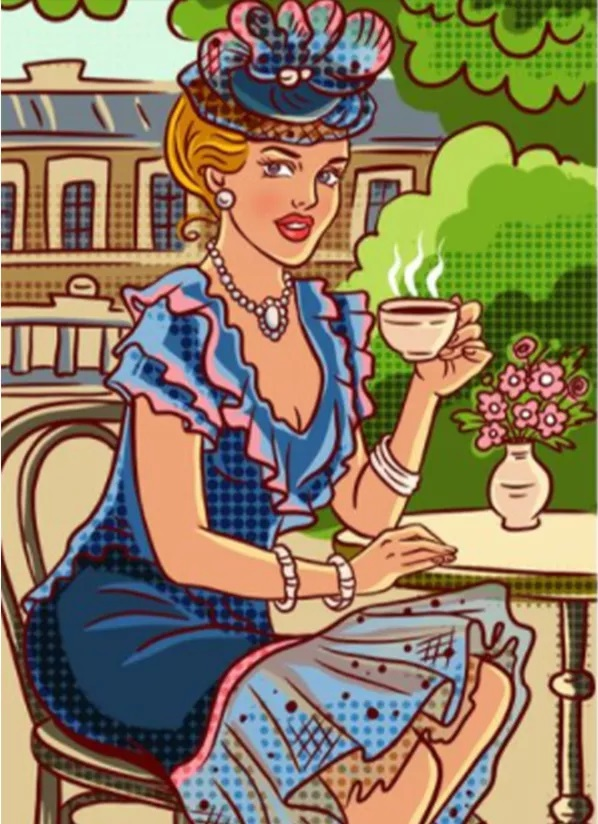
#> input picture p1.jpg, 598 x 824 px
$ python 01.py
#> lines starting #> are read from the running program, lines starting #| are printed output that depends on the picture
from PIL import Image, ImageChops

p1 = Image.open("p1.jpg")
#> p1 is the input picture: PIL image 598x824 RGB; mean R, G, B 140.1, 124.8, 95.2
p2 = Image.open("p2.jpg")
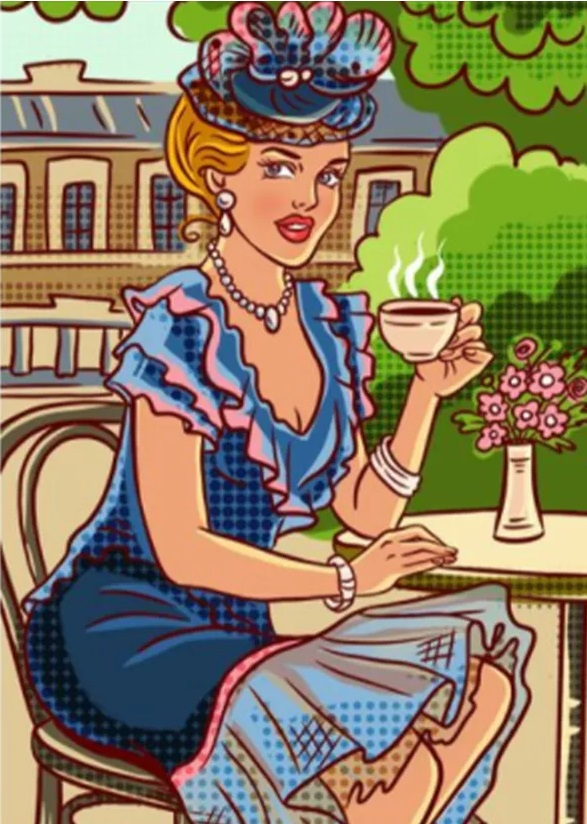
#> input picture p2.jpg, 587 x 824 px
#> p2 is the input picture: PIL image 587x824 RGB; mean R, G, B 140.1, 124.6, 95.7


farkbul = ImageChops.difference(p1, p2)
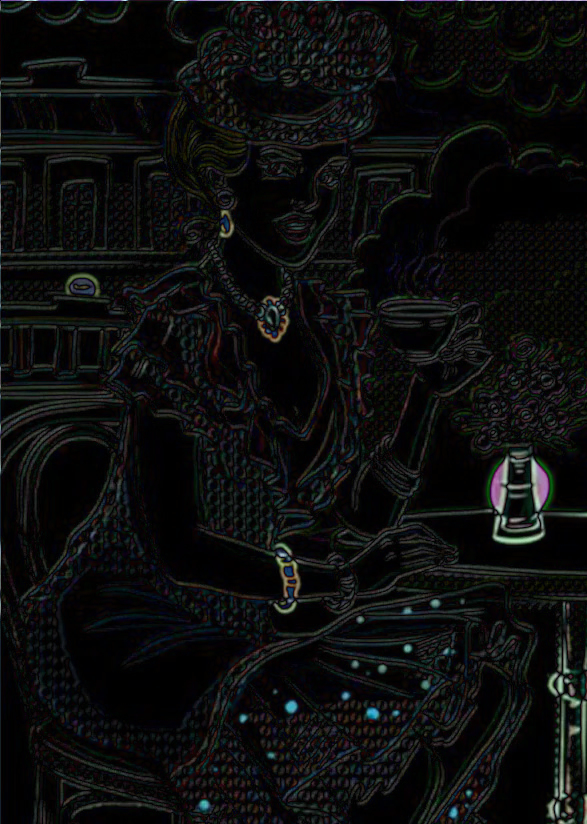
#> farkbul: PIL image 587x824 RGB; mean R, G, B 13.2, 14, 13.7

if farkbul.getbbox():
    farkbul.show()
